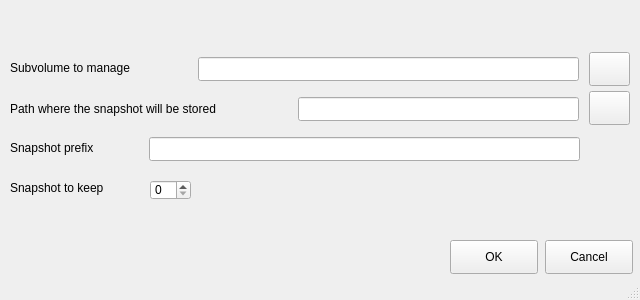
<?xml version="1.0" encoding="UTF-8"?>
<ui version="4.0">
 <class>SubvolumeWindow</class>
 <widget class="QMainWindow" name="SubvolumeWindow">
  <property name="geometry">
   <rect>
    <x>0</x>
    <y>0</y>
    <width>640</width>
    <height>300</height>
   </rect>
  </property>
  <property name="windowTitle">
   <string>Add a subvolume</string>
  </property>
  <widget class="QWidget" name="centralwidget">
   <widget class="QPushButton" name="button_ok">
    <property name="geometry">
     <rect>
      <x>450</x>
      <y>240</y>
      <width>88</width>
      <height>34</height>
     </rect>
    </property>
    <property name="text">
     <string>OK</string>
    </property>
   </widget>
   <widget class="QPushButton" name="button_cancel">
    <property name="geometry">
     <rect>
      <x>545</x>
      <y>240</y>
      <width>88</width>
      <height>34</height>
     </rect>
    </property>
    <property name="text">
     <string>Cancel</string>
    </property>
   </widget>
   <widget class="QLineEdit" name="line_subvolume_origin">
    <property name="geometry">
     <rect>
      <x>198</x>
      <y>57</y>
      <width>381</width>
      <height>24</height>
     </rect>
    </property>
   </widget>
   <widget class="QLineEdit" name="line_subvolume_dest">
    <property name="geometry">
     <rect>
      <x>298</x>
      <y>97</y>
      <width>281</width>
      <height>24</height>
     </rect>
    </property>
   </widget>
   <widget class="QLineEdit" name="line_snapshot_name">
    <property name="geometry">
     <rect>
      <x>149</x>
      <y>137</y>
      <width>431</width>
      <height>24</height>
     </rect>
    </property>
   </widget>
   <widget class="QLabel" name="label_subvolume_origin">
    <property name="geometry">
     <rect>
      <x>10</x>
      <y>60</y>
      <width>161</width>
      <height>16</height>
     </rect>
    </property>
    <property name="text">
     <string>Subvolume to manage</string>
    </property>
   </widget>
   <widget class="QLabel" name="label_subvolume_dest">
    <property name="geometry">
     <rect>
      <x>10</x>
      <y>101</y>
      <width>291</width>
      <height>16</height>
     </rect>
    </property>
    <property name="text">
     <string>Path where the snapshot will be stored</string>
    </property>
   </widget>
   <widget class="QPushButton" name="button_add_subvolume_orig">
    <property name="geometry">
     <rect>
      <x>589</x>
      <y>52</y>
      <width>41</width>
      <height>34</height>
     </rect>
    </property>
    <property name="toolTip">
     <string comment=" ">Select the subvolume you want to create the snapshot, f.i. / if you have a subvolume created for root</string>
    </property>
    <property name="text">
     <string/>
    </property>
   </widget>
   <widget class="QPushButton" name="button_add_subvolume_dest">
    <property name="geometry">
     <rect>
      <x>589</x>
      <y>91</y>
      <width>41</width>
      <height>34</height>
     </rect>
    </property>
    <property name="toolTip">
     <string>Selet the path where the snapshot will be stored. it is advisable to store the snapshot in a different subvolume</string>
    </property>
    <property name="text">
     <string/>
    </property>
   </widget>
   <widget class="QLabel" name="label_subvolume_prefix">
    <property name="geometry">
     <rect>
      <x>10</x>
      <y>140</y>
      <width>131</width>
      <height>16</height>
     </rect>
    </property>
    <property name="text">
     <string>Snapshot prefix</string>
    </property>
   </widget>
   <widget class="QLabel" name="label_subvolume_snapshots_to_keep">
    <property name="geometry">
     <rect>
      <x>10</x>
      <y>180</y>
      <width>131</width>
      <height>16</height>
     </rect>
    </property>
    <property name="text">
     <string>Snapshot to keep</string>
    </property>
   </widget>
   <widget class="QSpinBox" name="spinbox_snapshots_to_keep">
    <property name="geometry">
     <rect>
      <x>150</x>
      <y>180</y>
      <width>41</width>
      <height>20</height>
     </rect>
    </property>
   </widget>
  </widget>
  <widget class="QStatusBar" name="statusbar"/>
 </widget>
 <resources/>
 <connections/>
</ui>
